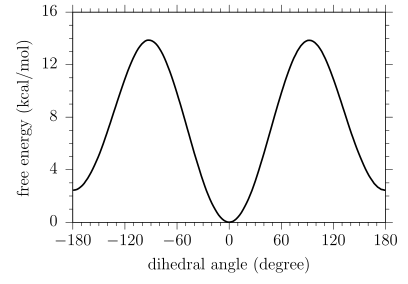

Generate this figure with gnuplot:
#plot.plt
reset

set terminal tikz createstyle color size 100mm,72mm
set output "figure10_plt.tex"

set border lw 1
set key font ",13"
set tics out font ",13"
set margin 10,1,5,1
set xtics 60
set mxtics 6
set ytics 4 offset 0.5,0
set mytics 4
set yrange[0:16]
set ylabel "free energy (kcal/mol)" font ",13" offset -1,0
set xlabel "dihedral angle (degree)" font ",13" offset 0,-0.5
p "Aacid/07_umbrella/ana/dist.pmf" u 1:2 w l lw 3 notitle
